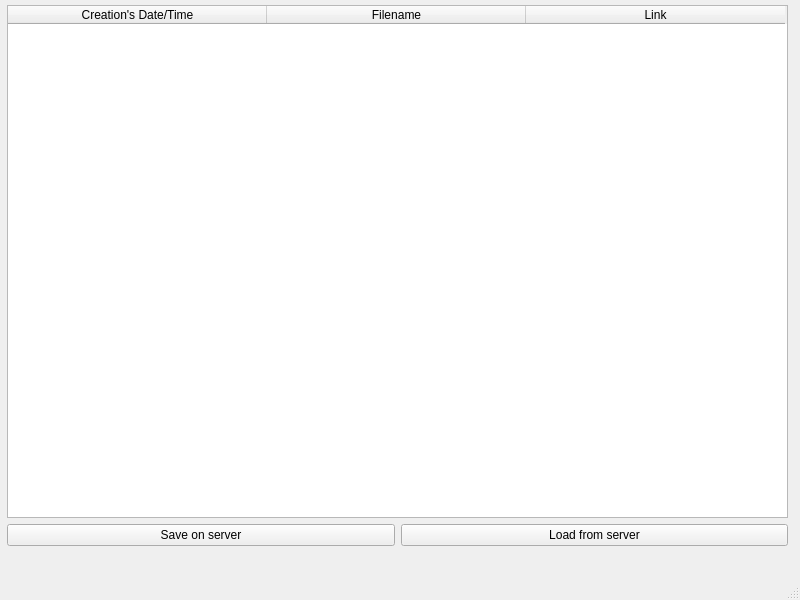
<?xml version="1.0" encoding="UTF-8"?>
<ui version="4.0">
 <class>Client</class>
 <widget class="QMainWindow" name="Client">
  <property name="geometry">
   <rect>
    <x>0</x>
    <y>0</y>
    <width>800</width>
    <height>600</height>
   </rect>
  </property>
  <property name="windowTitle">
   <string>Client</string>
  </property>
  <widget class="QWidget" name="centralwidget">
   <widget class="QWidget" name="layoutWidget">
    <property name="geometry">
     <rect>
      <x>7</x>
      <y>5</y>
      <width>781</width>
      <height>541</height>
     </rect>
    </property>
    <layout class="QGridLayout" name="gridLayout">
     <item row="0" column="0" colspan="2">
      <widget class="QTableWidget" name="tableWidget">
       <attribute name="horizontalHeaderDefaultSectionSize">
        <number>259</number>
       </attribute>
       <attribute name="horizontalHeaderStretchLastSection">
        <bool>false</bool>
       </attribute>
       <column>
        <property name="text">
         <string>Creation's Date/Time</string>
        </property>
       </column>
       <column>
        <property name="text">
         <string>Filename</string>
        </property>
       </column>
       <column>
        <property name="text">
         <string>Link</string>
        </property>
       </column>
      </widget>
     </item>
     <item row="1" column="0">
      <widget class="QPushButton" name="SaveButton">
       <property name="text">
        <string>Save on server</string>
       </property>
      </widget>
     </item>
     <item row="1" column="1">
      <widget class="QPushButton" name="LoadButton">
       <property name="text">
        <string>Load from server</string>
       </property>
      </widget>
     </item>
    </layout>
   </widget>
  </widget>
  <widget class="QMenuBar" name="menubar">
   <property name="geometry">
    <rect>
     <x>0</x>
     <y>0</y>
     <width>800</width>
     <height>25</height>
    </rect>
   </property>
  </widget>
  <widget class="QStatusBar" name="statusbar"/>
 </widget>
 <resources/>
 <connections/>
</ui>
